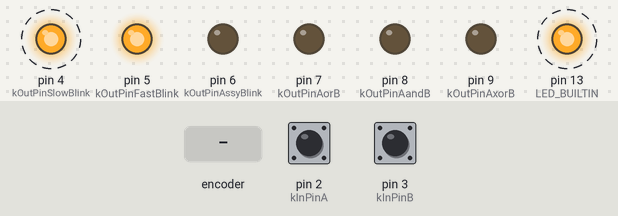
A sketch run on a simulated Arduino Uno, built with avr-gcc and run on an emulated ATmega328P. On the bench: output pins drawn as LEDs (lit = HIGH). Dashed ring = blinking. The inputs (shaded band) are chosen by the test bench; at power-on: pin 2 (kInPinA) HIGH, pin 3 (kInPinB) HIGH.

Above: at 1.13 s.
1.3 s: rotary encoder on pin 2 (kInPinA) / pin 3 (kInPinB) turned 3 steps (first pin leading)
At 1.57 s:
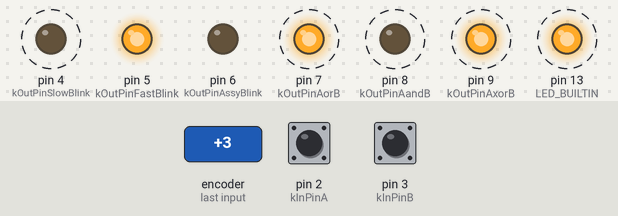
4.3 s: rotary encoder on pin 2 (kInPinA) / pin 3 (kInPinB) turned 3 steps (first pin leading)
At 4.57 s:
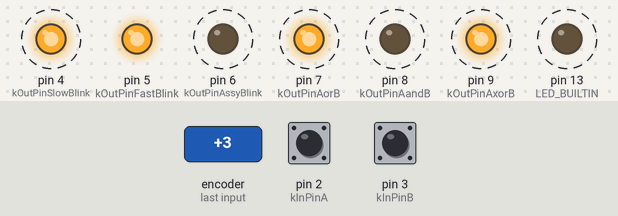
7.9 s: rotary encoder on pin 2 (kInPinA) / pin 3 (kInPinB) turned 3 steps (first pin leading)
At 8.58 s:
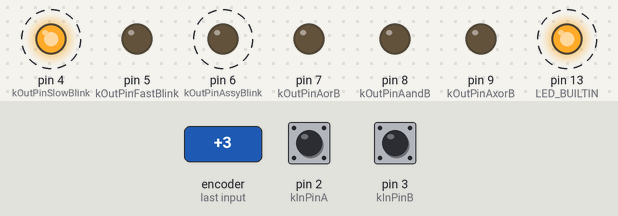
Timing chart, 0 to 25.2 s (numbered marks = the images above; inputs shaded):
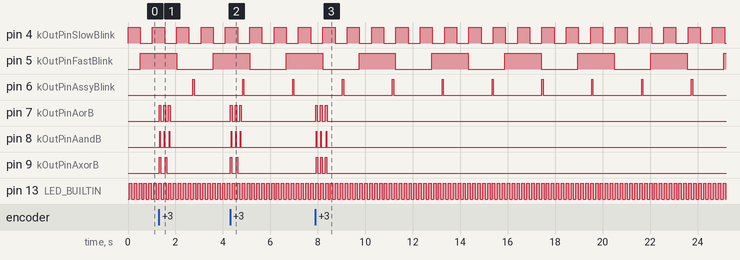

The sketch:

Cath.ino
```cpp
// (licence header left out)
//____________________________________________________________________________________________________________
// Start of Cath definition__________________________________________________________________________________

#define kMaxCathTask    9         // Max Number of task instances. MUST BE >= to tasks instancied

#define __CathOpt_SmallCounter__  // Comment this line to allow 32 bit delay. If not, max period is 65536 ms

#ifdef __CathOpt_SmallCounter__
typedef uint16_t CathCnt;
#else
typedef uint32_t CathCnt;
#endif


class Cath{

  public:

// Derived class MUST implement these 2 methods
  virtual void          SetUp() =0;                 // Called at setup
  virtual void          Loop()  =0;                 // Called periodically

  CathCnt               m_CurCounter;               // Curent number of ms before next Loop call
  CathCnt               m_LoopDelay;                // Default period of Loop call (in ms)

  static uint8_t        S_NbTask;                   // Actual number of task instances
  static Cath*          S_CathTasks[kMaxCathTask];  // Array of task object pointers
  static uint8_t        S_LastMilli;                // Used to call every ms (a byte is enought to detect change)

  //..............................................................
  // Must be called in task constructors to register in the task list
  // WARNING : think to set kMaxCathTask as needed
  // Task   : Pointer to the derivated task to register
  // Period : Loop call Period (in ms). WARNING do not pass 0!
  // Offset : Delay of the first call in ms (1 def). WARNING do not pass 0!
  static void S_Register(Cath* Task,CathCnt Period,CathCnt Offset=1){
    Task->m_LoopDelay=Period;
    Task->m_CurCounter= Offset;
    Cath::S_CathTasks[Cath::S_NbTask++]=Task;
  }

  //..............................................................
  // Must be called once in Arduino setup to call all the task setups
  static void S_SetUp(){
    for(int T=0;T<S_NbTask;T++)
      Cath::S_CathTasks[T]->SetUp();
  }

   //..............................................................
  // Must be called once in Arduino Loop to call all the task loop if needed
  static void S_Loop(){
    uint8_t CurMilli=millis();
    if (CurMilli!=S_LastMilli) {
      S_LastMilli=CurMilli;
      for(int T=0;T<S_NbTask;T++)
        if ( Cath::S_CathTasks[T]->m_CurCounter--==0) {
          Cath::S_CathTasks[T]->m_CurCounter=Cath::S_CathTasks[T]->m_LoopDelay;
          Cath::S_CathTasks[T]->Loop();
        }
     }
  }

};

//Cath static variables definitions
//(Note set to 0 for code clarity but done by default anyway because they are static)
uint8_t       Cath::S_NbTask=0;
Cath*         Cath::S_CathTasks[kMaxCathTask];
uint8_t       Cath::S_LastMilli=0;

// End of Cath definition ___________________________________________________________________________________
//___________________________________________________________________________________________________________


//****************************************************************************************************************
// I/O Abstraction

#define kOutPinSlowBlink  4     // Output pins where different leds are connected
#define kOutPinFastBlink  5
#define kOutPinAssyBlink  6
#define kOutPinAorB       7
#define kOutPinAandB      8
#define kOutPinAxorB      9

#define kInPinA           2     // Input pins where pushbuttons are connected (Internal pullup required)
#define kInPinB           3


//****************************************************************************************************************
// Globals

bool gPushA=false;      // Memory state of button A, true if pushed, debounced
bool gPushB=false;      // Memory state of button B, true if pushed, debounced

//Exemple task ...........................................................................................

//Blinker ..........................................................................................
class Blinker: public Cath{

  public:

  Blinker(uint8_t Pin,unsigned long Period,unsigned long Offset=1){
    m_Pin=Pin;
    Cath::S_Register(this,Period,Offset);
  }

  void SetUp(){
    pinMode(m_Pin,OUTPUT);
    digitalWrite(m_Pin, LOW);
  }

  void Loop(){
    digitalWrite(m_Pin,!digitalRead(m_Pin));
  }

  uint8_t     m_Pin;    // Number id of the output pin to blink
};

//Assy Blinker ..........................................................................................
class ABlinker: public Cath{

  public:

  ABlinker(){
    Cath::S_Register(this,2000,666);
  }

  void SetUp(){
    pinMode(kOutPinAssyBlink,OUTPUT);
    digitalWrite(kOutPinAssyBlink, LOW);
    m_State=0;
  }

  void Loop(){

    if (m_State++ & 1){
       digitalWrite(kOutPinAssyBlink,HIGH);
       m_CurCounter=50;                       // Here we force the next call to a shorter value
    }
    else {
      digitalWrite(kOutPinAssyBlink,LOW);
    }
  }

  unsigned char m_State;    // State counter, short pulse if Odd
};

//PushBut ..........................................................................................
class PushBut: public Cath{

  public:

  PushBut(uint8_t Pin, bool* Store){
    m_Pin=Pin;
    m_Store=Store;
    Cath::S_Register(this,20);    // Here 20ms is for switch deboudcing
  }

  void SetUp(){
    pinMode(m_Pin,INPUT_PULLUP);
  }

  void Loop(){
    *m_Store=!digitalRead(m_Pin); // We invert the value because the switch in inverted (connected to ground)
  }

    uint8_t     m_Pin;      // Number Id of input Pin to test
    bool*       m_Store;    // Boolean value to store the result
};

//PinAorB ..........................................................................................
class PinAorB: public Cath{

  public:

  PinAorB(){
    Cath::S_Register(this,20);
  }

  void SetUp(){
    pinMode(kOutPinAorB,OUTPUT);
  }

  void Loop(){
    digitalWrite(kOutPinAorB, gPushA || gPushB);
  }
};

//PinAandB ..........................................................................................
class PinAandB: public Cath{

  public:

  PinAandB(){
    Cath::S_Register(this,20);
  }

  void SetUp(){
    pinMode(kOutPinAandB,OUTPUT);
  }

  void Loop(){
    digitalWrite(kOutPinAandB, gPushA && gPushB);
  }
};

//PinAxorB ..........................................................................................
class PinAxorB: public Cath{

  public:

  PinAxorB(){
    Cath::S_Register(this,60);
  }

  void SetUp(){
    pinMode(kOutPinAxorB,OUTPUT);
  }

  void Loop(){
    digitalWrite(kOutPinAxorB, !gPushA != !gPushB && !digitalRead(kOutPinAxorB));
  }
};

//****************************************************************************************************************
// Global tasks instanciation

// 3 Instances of the blinker task
Blinker   BuiltIn(LED_BUILTIN,100,50);
Blinker   Blinker1(kOutPinSlowBlink,500);
Blinker   Blinker2(kOutPinFastBlink,1500,500);

// 2 Instances of the PushBut task
PushBut   PushA(kInPinA,&gPushA);
PushBut   PushB(kInPinB,&gPushB);

// 1 instance by tasks for these one
ABlinker  Assy;
PinAorB   AorB;
PinAandB  AandB;
PinAxorB  AxorB;


//-----------------------------------------------------------------------------------------------------------------
void setup() {
  Cath::S_SetUp();    // Just ask Cath to call the task's setup
}

//-----------------------------------------------------------------------------------------------------------------
void loop() {
  Cath::S_Loop();    // Just ask Cath to call the task's loop
}

// That's all folks.....
```

Measured:
- after the input at 1.3 s, pin 7 (kOutPinAorB): alternates HIGH for 0.09 s and LOW for 0.12 s, 6 changes in all, then stays LOW, starting at once; pin 8 (kOutPinAandB): alternates HIGH for 0.02 s and LOW for 0.18 s, 6 changes in all, then stays LOW, starting at once
- after the input at 4.3 s, pin 7 (kOutPinAorB): alternates HIGH for 0.06 s and LOW for 0.13 s, 6 changes in all, then stays LOW, starting at once; pin 8 (kOutPinAandB): alternates HIGH for 0.02 s and LOW for 0.17 s, 6 changes in all, then stays LOW, starting after 0.05 s
- after the input at 7.9 s, pin 7 (kOutPinAorB): alternates HIGH for 0.09 s and LOW for 0.12 s, 6 changes in all, then stays LOW, starting at once; pin 8 (kOutPinAandB): alternates HIGH for 0.02 s and LOW for 0.18 s, 6 changes in all, then stays LOW, starting at once
- by itself, pin 4 (kOutPinSlowBlink): alternates HIGH for 0.51 s and LOW for 0.51 s
- by itself, pin 5 (kOutPinFastBlink): alternates HIGH for 1.5 s and LOW for 1.5 s
- by itself, pin 6 (kOutPinAssyBlink): alternates HIGH for 0.05 s and LOW for 2.0 s
- by itself, pin 13 (LED_BUILTIN): alternates HIGH for 0.10 s and LOW for 0.10 s
